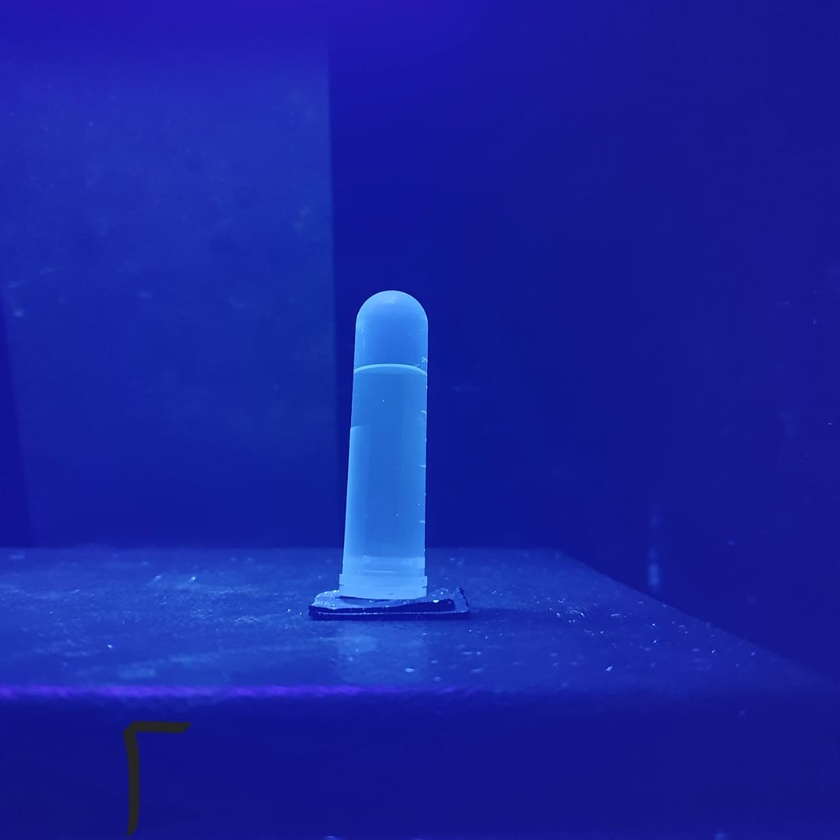
#> input picture data/images-all/2.jpeg, 840 x 840 px, shrunk from 1280 x 1280 before the run, given in place of 2.png, which was not available
$ jupyter execute clean.ipynb
#> lines starting #> are read from the running program, lines starting #| are printed output that depends on the picture; pictures that were not available may be replaced by others from this repository, and a replacement may not be noted
[cell 1]
import cv2
import numpy as np

# Load the image in color
img_path = '/home/noob/koty/new_before_last/project-ano/predictions-stage2/2.png'
img = cv2.imread(img_path)
#> img is the input picture: shape (840, 840, 3); mean B, G, R 158.7, 35.8, 24.6

# Convert from BGR (OpenCV default) to RGB
img_rgb = cv2.cvtColor(img, cv2.COLOR_BGR2RGB)

# Split into R, G, B channels
r, g, b = cv2.split(img_rgb)
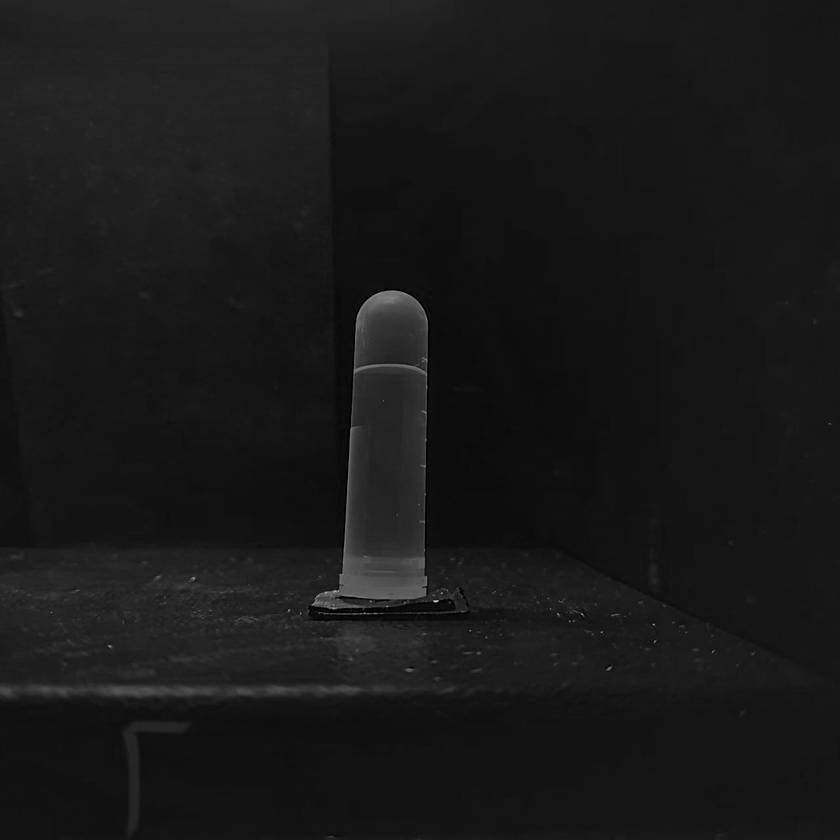
#> r: shape (840, 840); min 0, max 197, mean 24.6
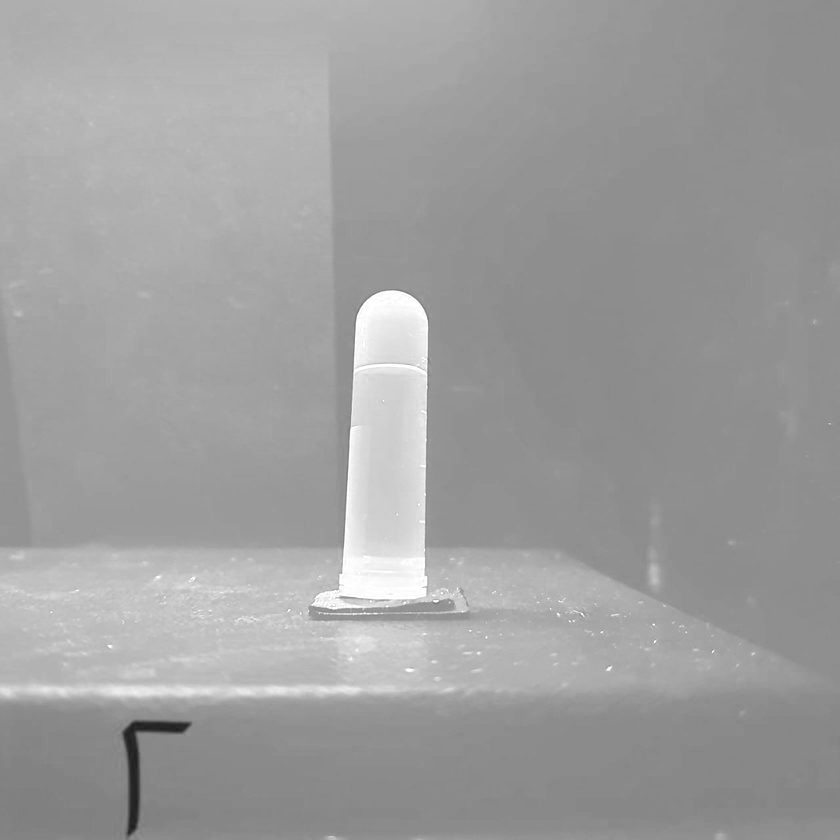
#> b: shape (840, 840); min 30, max 255, mean 158.7

# Create CLAHE object
clahe = cv2.createCLAHE(clipLimit=2.0, tileGridSize=(8, 8))

# Apply CLAHE per channel
r_clahe = clahe.apply(r)
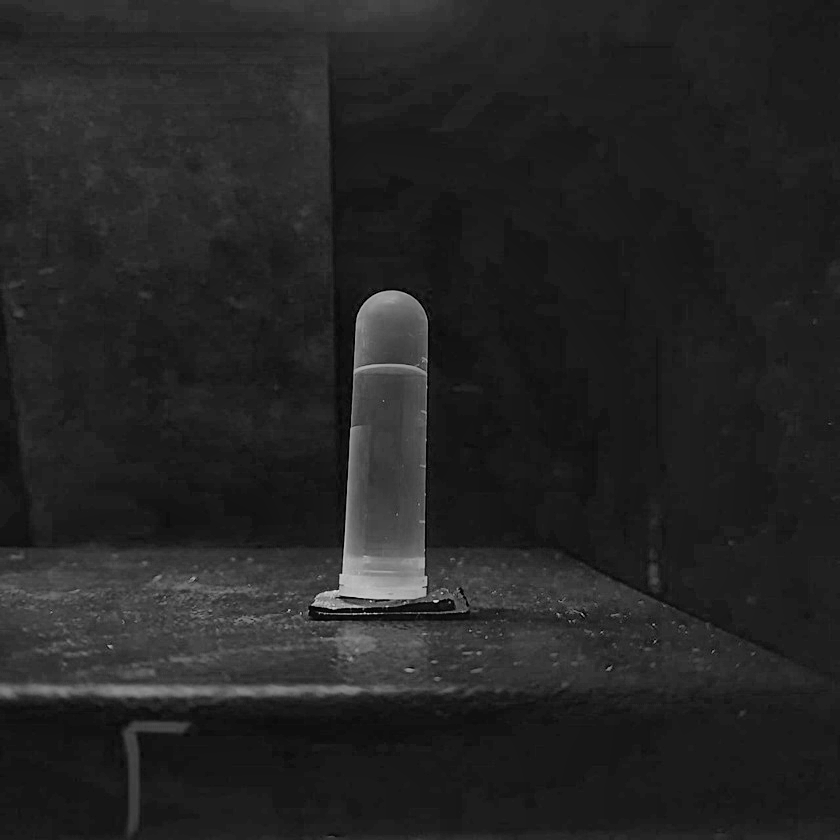
#> r_clahe: shape (840, 840); min 1, max 221, mean 36.8
g_clahe = clahe.apply(g)
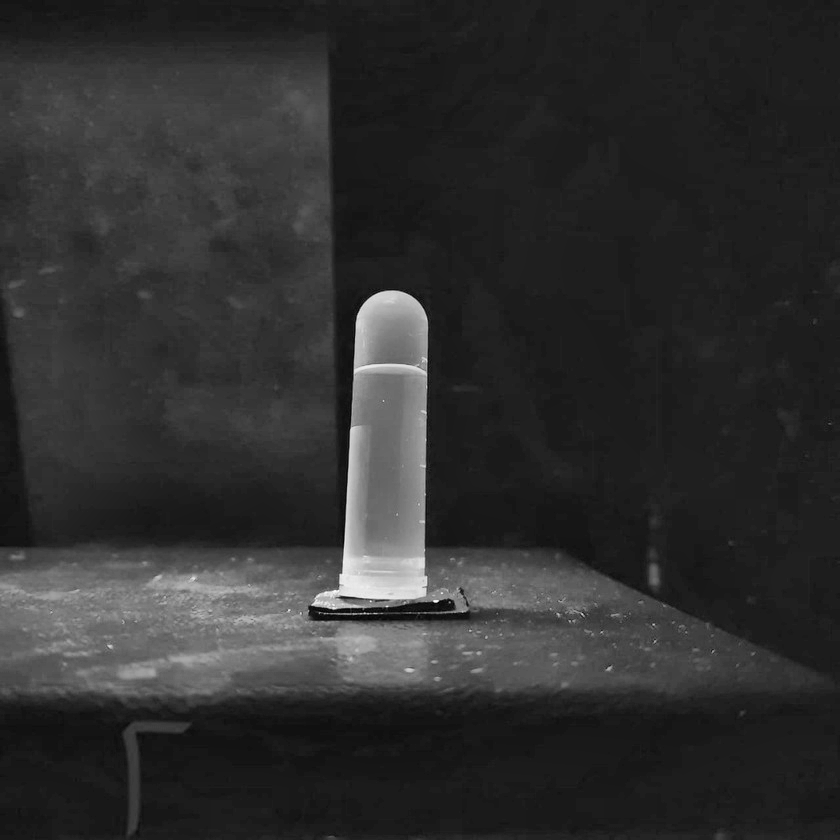
#> g_clahe: shape (840, 840); min 3, max 252, mean 47.3
b_clahe = clahe.apply(b)
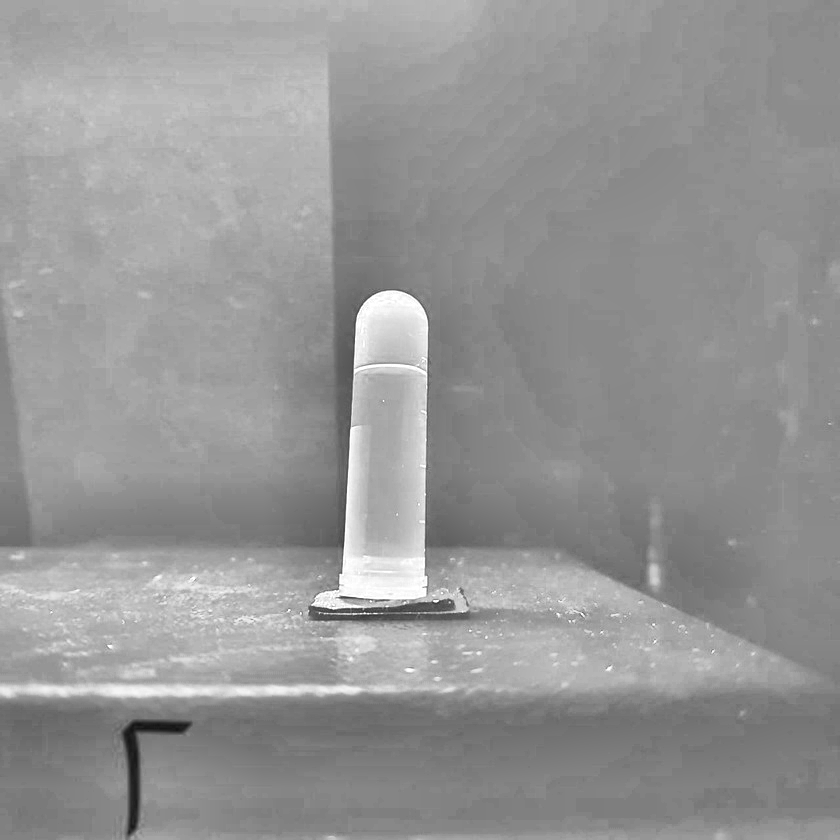
#> b_clahe: shape (840, 840); min 19, max 255, mean 149.9

cleaned_rgb = cv2.merge([r_clahe, g_clahe, b_clahe])
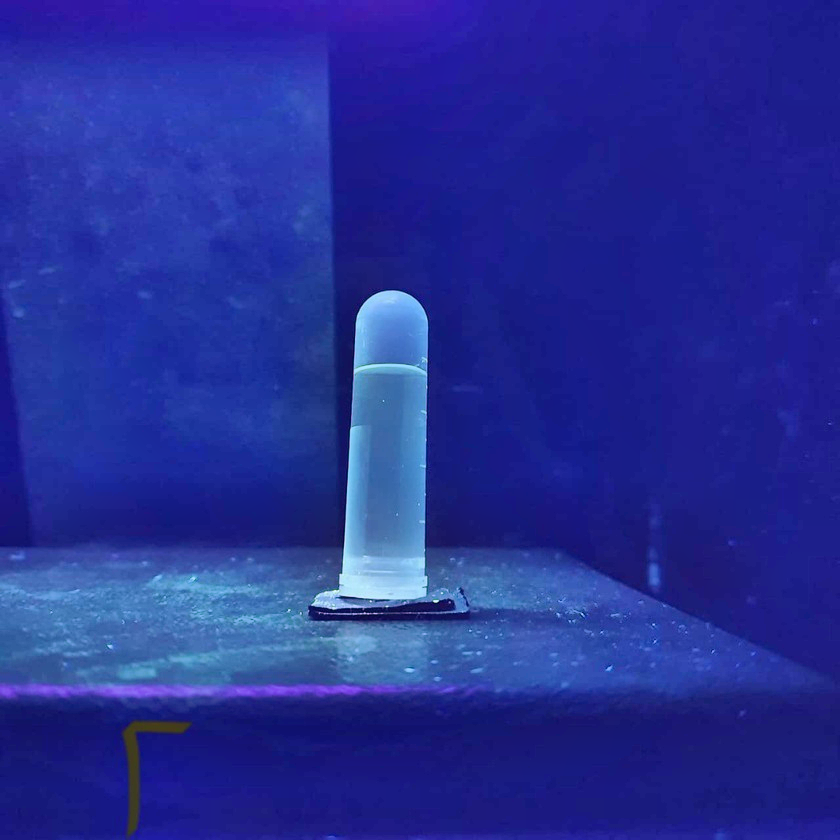
#> cleaned_rgb: shape (840, 840, 3); mean R, G, B 36.8, 47.3, 149.9

# Crop borders slightly to avoid edge artifacts (optional)
height, width, _ = cleaned_rgb.shape
#> height = 840; width = 840
cropped = cleaned_rgb[150:height-100, 50:width-50]
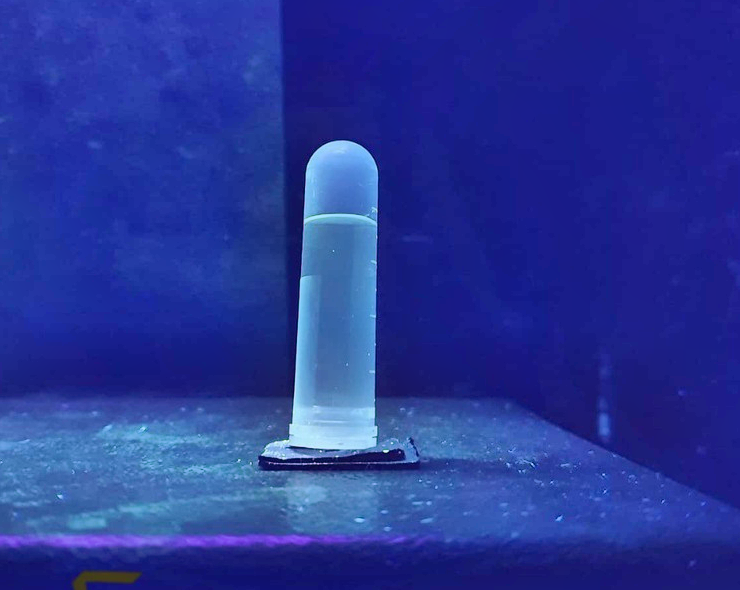
#> cropped: shape (590, 740, 3); mean R, G, B 38.6, 54.5, 151.1

# Convert back to BGR for saving with OpenCV
output_img = cv2.cvtColor(cropped, cv2.COLOR_RGB2BGR)

# Save the result
output_path = '/home/noob/koty/new_before_last/project-ano/predictions-stage2/2_try.png'
cv2.imwrite(output_path, output_img)

output_path

$ run again, with data/images-all/1.jpeg copied over data/images-all/2.jpeg
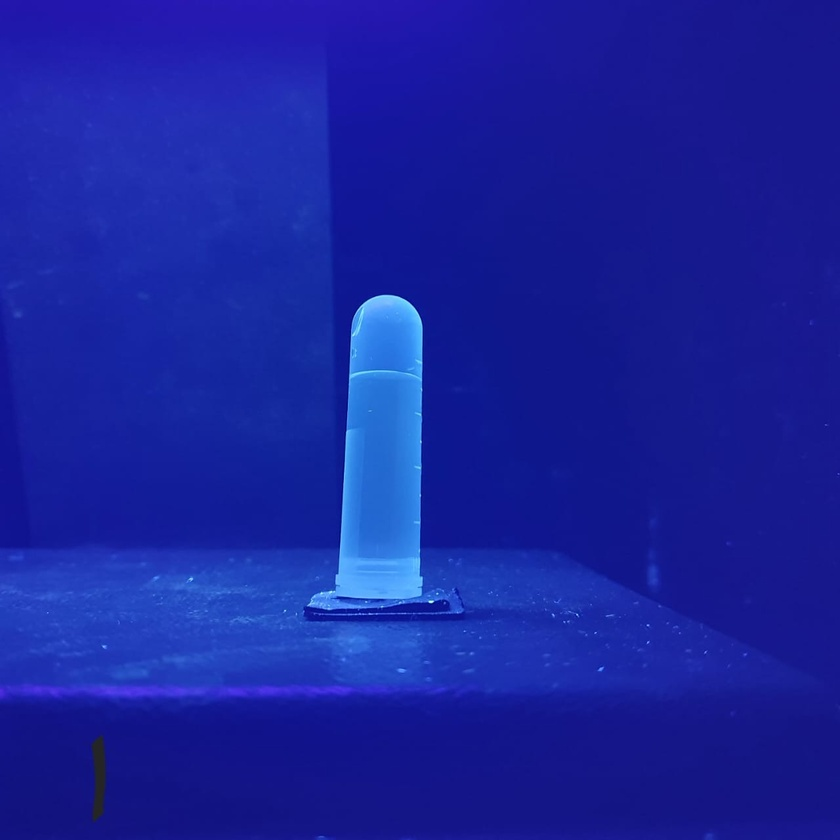
#> input picture data/images-all/1.jpeg, 840 x 840 px, shrunk from 1280 x 1280 before the run, given in place of 2.png, which was not available
#> img is the input picture: shape (840, 840, 3); mean B, G, R 157.2, 35.3, 24.7
#> `b_clahe = clahe.apply(b)`:
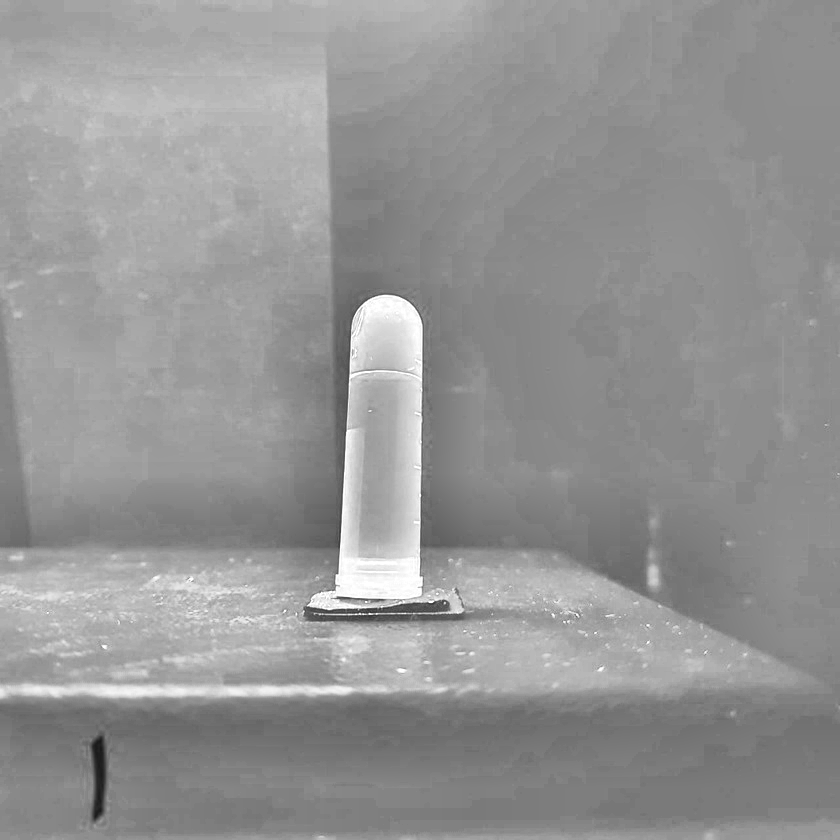
#> b_clahe: shape (840, 840); min 24, max 255, mean 148.9
#> `cropped = cleaned_rgb[150:height-100, 50:width-50]`:
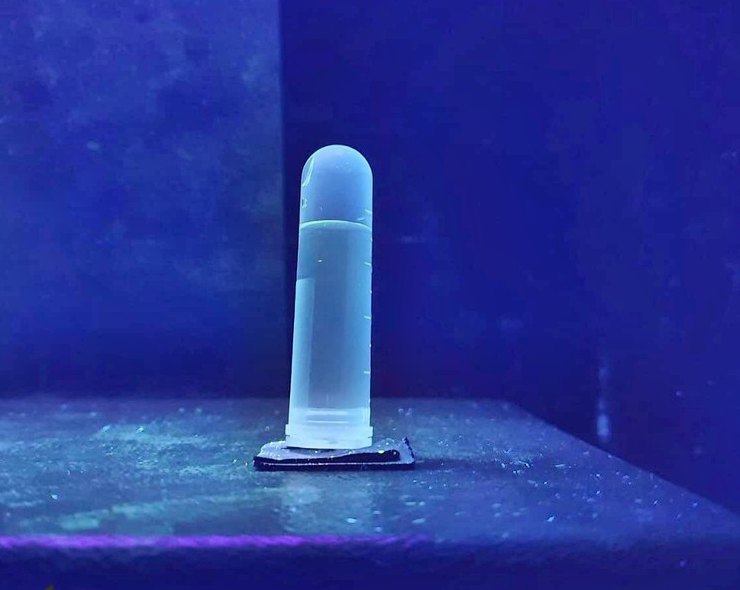
#> cropped: shape (590, 740, 3); mean R, G, B 38.2, 53.7, 150.5

$ run again, with data/images-all/12.jpeg copied over data/images-all/2.jpeg
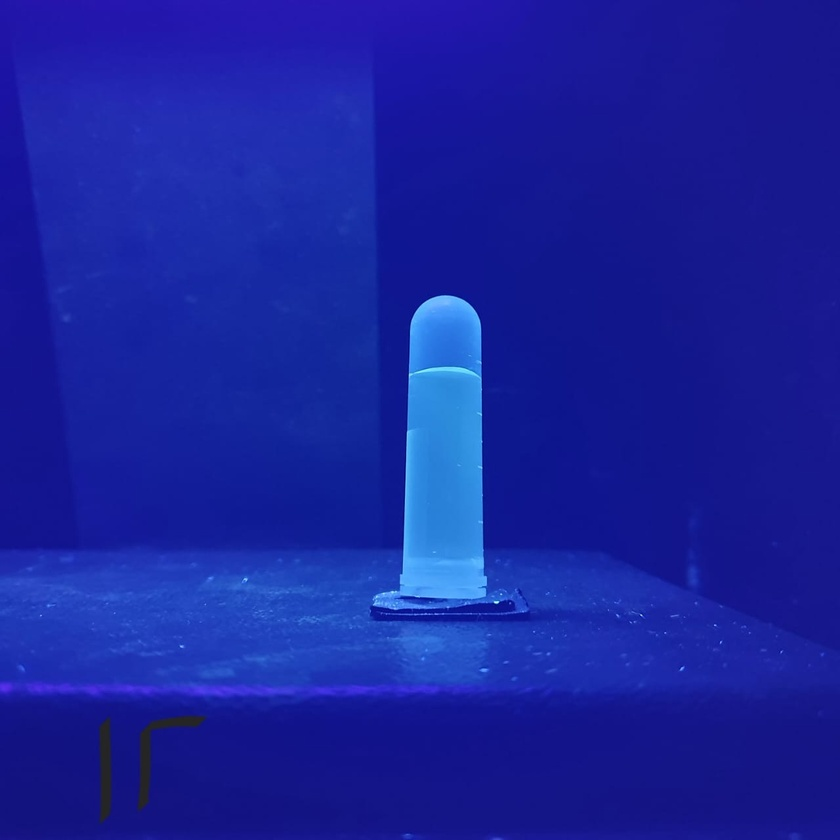
#> input picture data/images-all/12.jpeg, 840 x 840 px, shrunk from 1280 x 1280 before the run, given in place of 2.png, which was not available
#> img is the input picture: shape (840, 840, 3); mean B, G, R 157, 35.2, 24.7
#> `b_clahe = clahe.apply(b)`:
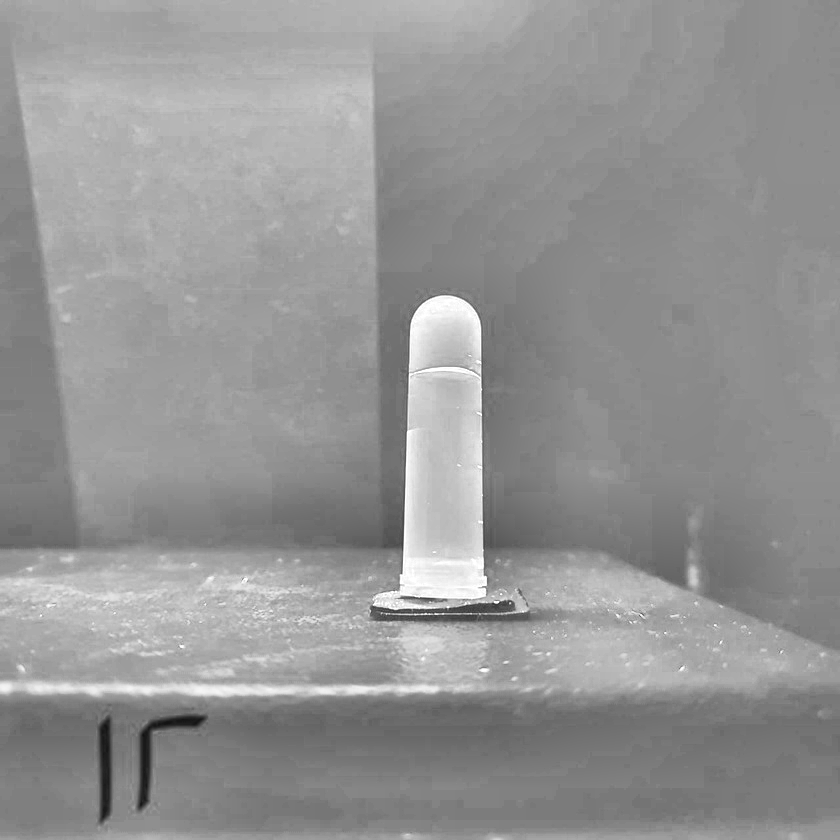
#> b_clahe: shape (840, 840); min 17, max 255, mean 148.8
#> `cropped = cleaned_rgb[150:height-100, 50:width-50]`:
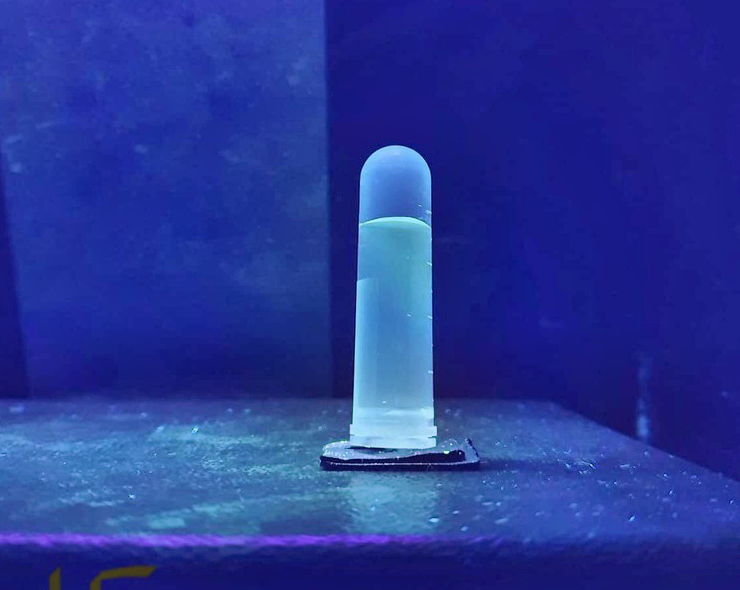
#> cropped: shape (590, 740, 3); mean R, G, B 38.7, 55.6, 150.8
